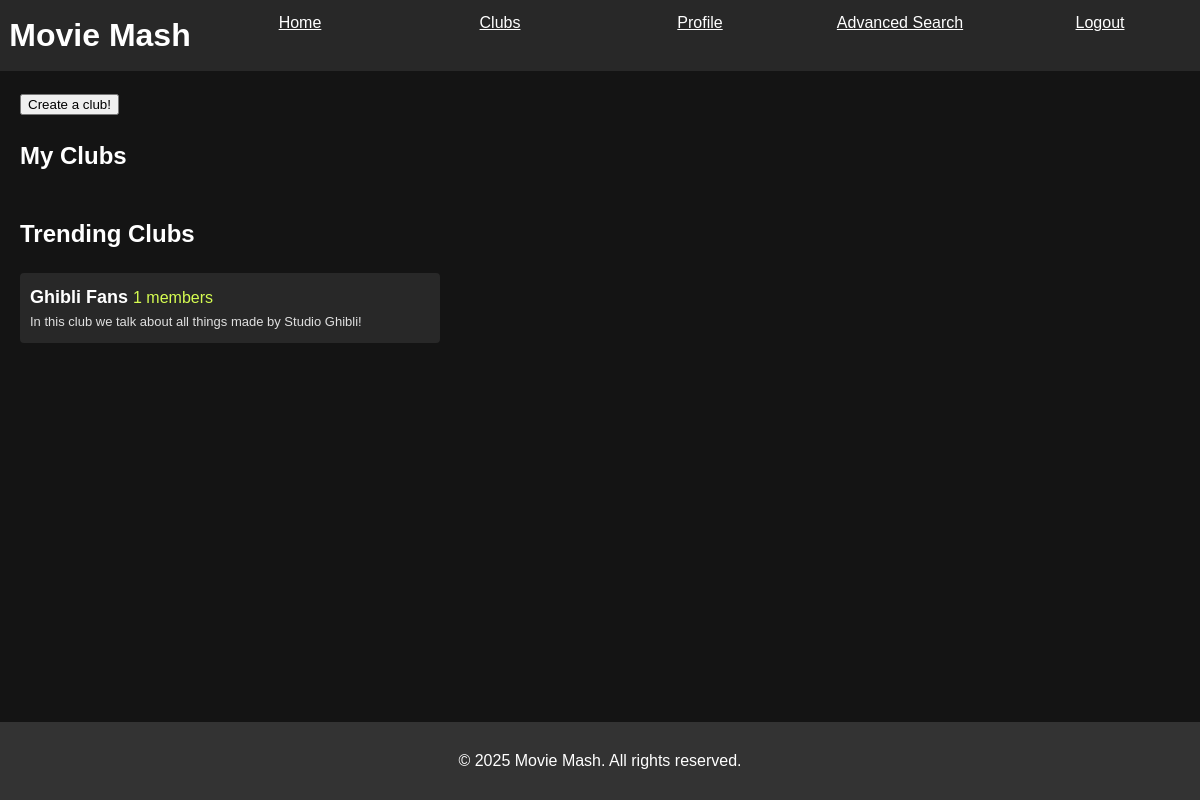
Before: /clubs.php (signed in) with the older database file.
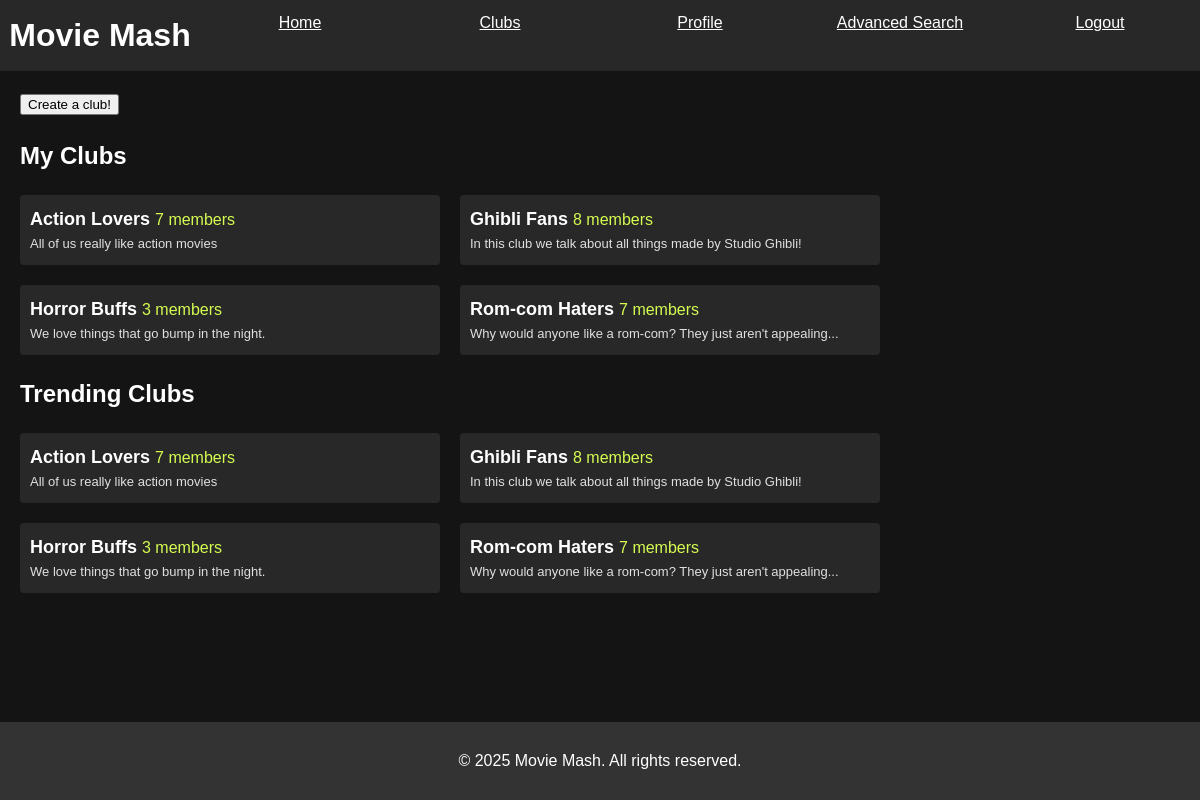
After: the same page with the newer database file.
### tables this page shows
create table club 
(
	club_name 			varchar(20) not NULL,
	club_description 	text,

	primary key (club_name)
);

create table member_of
(
	club_name 	varchar(20) not NULL,
	user_id 	varchar(10) not NULL,
	admin_level char(3) not NULL,

	primary key (club_name, user_id),
	foreign key (club_name) references club(club_name) on delete cascade,
	foreign key (user_id) references user(user_id) on delete cascade
);

### components/clubPreview.php (the view, shortened to what this page needs)
<?php
    function create_club_preview($club, $conn) {
        $sql = "SELECT COUNT(*) AS num FROM member_of WHERE club_name = ?;";
        $stmt = $conn->prepare($sql);
        $stmt->bind_param("s", $club["club_name"]);
        $stmt->execute();
        $members = $stmt->get_result()->fetch_assoc();
        $html = '<div class="clubPreviewContainer"';
        $html .= 'onclick="location.href=\'./clubpage.php?CLUB=' . str_replace(' ', '+', $club["club_name"]) . '\'">
                    <span class="clubTitle"> '. $club["club_name"] .' </span>
                    <span class="clubNum"> '. $members["num"] .' members</span>
                    </br>
                    <p class="clubText" > '. $club["club_description"] .' </p>
                </div>';
        echo $html;
    }
?>

### clubs.php (shortened to what this page needs)
<?php
    require("db-connect.php");
    $stmt = $conn->prepare("SELECT * FROM club JOIN member_of ON club.club_name = member_of.club_name WHERE member_of.user_id = ?");
    $stmt->bind_param("s", $_SESSION["user_id"]);
    $stmt->execute();
    $myclubs = $stmt->get_result();
    $sql = "SELECT * FROM club";
    $clubs = $conn->query($sql);
?>
<!DOCTYPE html>
<html lang="en">
<head>
    <link rel="stylesheet" href="./styles/styles.css">
    <link rel="stylesheet" href="./styles/movieReviewPreview.css">
    <link rel="stylesheet" href="./styles/club.css">
</head>
<body>
    <?php include('./components/web-header.php'); ?>
    <?php include('./components/clubPreview.php'); ?>
    <main>
    <button onclick="toggleAdminMenu()">Create a club!</button>
        <h2>My Clubs</h2>
        <div style="display:grid; grid-template-columns: repeat(auto-fill,420px);column-gap:20px; row-gap:20px;">
            <?php
                if ($myclubs->num_rows > 0) {
                    while ($club = $myclubs->fetch_assoc()) {
                        create_club_preview($club, $conn);
                    }
                }
            ?>
        </div>
        <h2>Trending Clubs</h2>
        <div style="display:grid; grid-template-columns: repeat(auto-fill,420px);column-gap:20px; row-gap:20px;">
            <?php
                if ($clubs->num_rows > 0) {
                    while ($club = $clubs->fetch_assoc()) {
                        create_club_preview($club, $conn);
                    }
                }
            ?>
        </div>
    </main>
    <footer>
        <p>&copy; 2025 Movie Mash. All rights reserved.</p>
    </footer>
</body>
</html>

### components/web-header.php
<?php
    echo   '<header>
                <div style="display:grid;grid-template-columns:1fr 1fr 1fr 1fr 1fr 1fr;">
                    <h1 style="margin:0px;">Movie Mash</h1>
                    <a href = "./home.php">Home</a>
                    <a href = "./clubs.php">Clubs</a>
                    <a href = "userpage.php?USER=' . $_SESSION["user_id"] . '"">Profile</a>
                    <a href = "./search.php">Advanced Search</a>
                    <a href = "./landing.php">Logout</a>
                </div>
            </header>';
?>

### styles/styles.css (style rules this page uses)
body { font-family: Arial, sans-serif; line-height: 1.6; margin: 0; padding: 0; background-color: #141414; color: #fff; }
header { background-color: #282828; color: #fff; padding: 10px 0; text-align: center; }
header a:link { color: #fff; }
main { padding: 20px; }
html, body { height: 100%; margin: 0; }
main { flex: 1; min-height: calc(100vh - 35px - 154px); }
footer { background-color: #333; color: white; text-align: center; padding: 10px; }

### styles/club.css (style rules this page uses)
.clubPreviewContainer { width: 400px; min-width: 400px; min-height: 50px; background-color: #282828; cursor: pointer; padding: 10px; border-radius: 4px; }
.clubTitle { font-weight: bolder; color: white; font-size: large; }
.clubText { font-weight: normal; color: #e0e0e0; font-size: small; overflow-x: hidden; text-overflow: ellipsis; margin: 0px; width: 400px; display: -webkit-box; -webkit-line-clamp: 1; -webkit-box-orient: vertical; overflow: hidden; }
.clubNum { color: #D5FC51; }

Changed rows visible on the page:
added member_of: club_name "Action Lovers", num "7", club_name.club_description "All of us really like action movies"
added member_of: club_name "Ghibli Fans", num "8", club_name.club_description "In this club we talk about all things made by Studio Ghibli!"
added member_of: club_name "Horror Buffs", num "3", club_name.club_description "We love things that go bump in the night."
added member_of: club_name "Rom-com Haters", num "7", club_name.club_description "Why would anyone like a rom-com? They just aren't appealing..."
added club: club_name "Action Lovers", num "7", club_description "All of us really like action movies"
computed for club "Ghibli Fans": num "1" → "8"
added club: club_name "Horror Buffs", num "3", club_description "We love things that go bump in the night."
added club: club_name "Rom-com Haters", num "7", club_description "Why would anyone like a rom-com? They just aren't appealing..."
